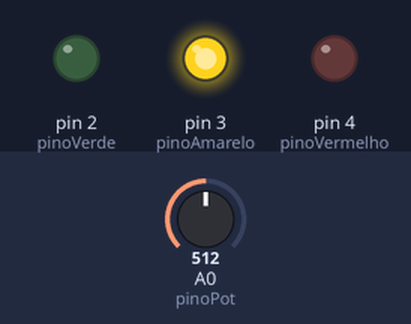
The sketch below on a simulated Arduino Uno, built with avr-gcc and run on an emulated ATmega328P. Parts: output pins drawn as LEDs (lit = HIGH). The inputs (shaded band) are chosen by the test bench; at power-on: A0 (pinoPot) = 512.

Above: at 1.2 s.
1.3 s: A0 (pinoPot) set to 524
At 2.5 s:
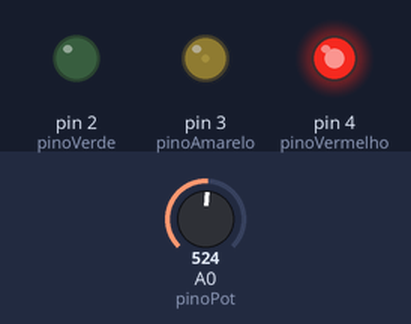
2.8 s: A0 (pinoPot) set to 511
At 3.3 s:
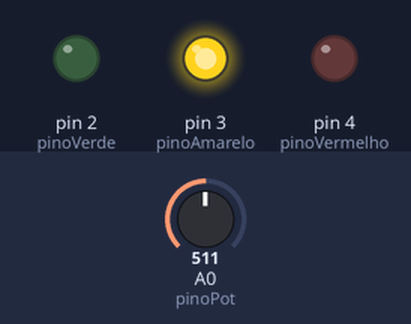
4.3 s: A0 (pinoPot) set to 560
At 4.6 s:
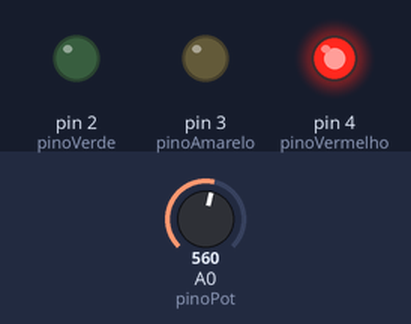
5.8 s: A0 (pinoPot) set to 542
At 6.7 s:
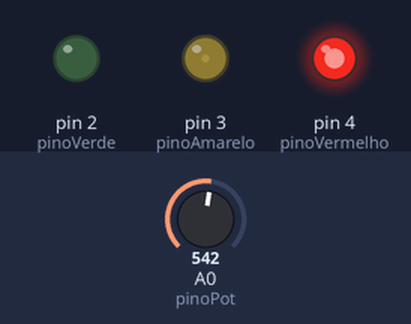
7.3 s: A0 (pinoPot) set to 246
At 7.9 s:
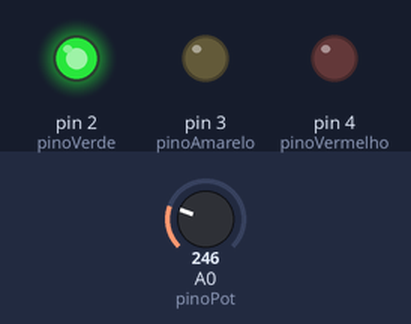
8.8 s: A0 (pinoPot) set to 270
At 9.2 s:
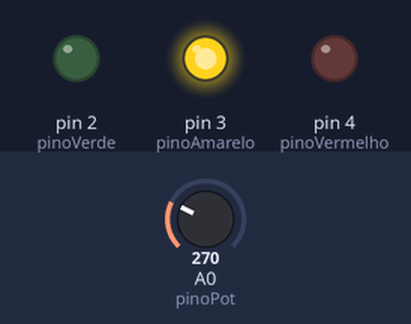
Timing chart, 0 to 11.3 s (numbered marks = the images above; inputs shaded):
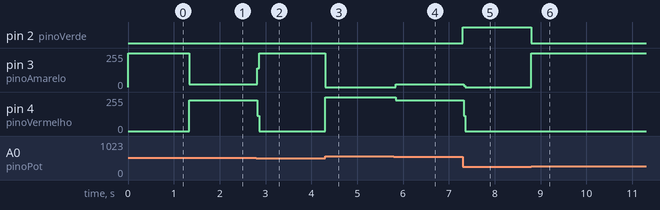

Measured:
- the behaviour switches between 512 and 513 on A0 (pinoPot) (found by bisection; images 0 and 1)
- the behaviour switches between 256 and 257 on A0 (pinoPot) (found by bisection; images 5 and 6)
- after the input at 1.3 s, pin 3 (pinoAmarelo): 255/255 → 22/255 at once; pin 4 (pinoVermelho): 0/255 → 232/255 at once
- after the input at 2.8 s, pin 3 (pinoAmarelo): 22/255 → 255/255 at once; pin 4 (pinoVermelho): 232/255 → 0/255 at once
- after the input at 4.3 s, pin 3 (pinoAmarelo): 255/255 → 0/255 at once; pin 4 (pinoVermelho): 0/255 → 255/255 at once
- after the input at 5.8 s, pin 3 (pinoAmarelo): 0/255 → 22/255 at once; pin 4 (pinoVermelho): 255/255 → 232/255 at once
- after the input at 7.3 s, pin 2 (pinoVerde): LOW → HIGH at once; pin 3 (pinoAmarelo): 22/255 → 0/255 at once; pin 4 (pinoVermelho): 232/255 → 0/255 at once
- after the input at 8.8 s, pin 2 (pinoVerde): HIGH → LOW at once; pin 3 (pinoAmarelo): 0/255 → 255/255 at once

The sketch:

3ledpotenciometro.ino.ino
```cpp
const int pinoVerde = 2;
const int pinoAmarelo = 3;
const int pinoVermelho = 4;
const int pinoPot = A0;
float valorPot = 0;


void setup() {
  pinMode(pinoVerde,OUTPUT);
  pinMode(pinoAmarelo,OUTPUT);
  pinMode(pinoVermelho,OUTPUT);
}

void loop() {
  valorPot = map(analogRead(pinoPot),0,1023,0,1023);
  if(valorPot >= 0 && valorPot <=256){
    digitalWrite(pinoVerde,HIGH);
    digitalWrite(pinoAmarelo,LOW);
    digitalWrite(pinoVermelho,LOW);
  }
  if(valorPot>256 && valorPot <=550){
    digitalWrite(pinoVerde,LOW);
    digitalWrite(pinoAmarelo,HIGH);
    digitalWrite(pinoVermelho,LOW);
  }
  if(valorPot>512 && valorPot<=1023){
    digitalWrite(pinoVerde,LOW);
    digitalWrite(pinoAmarelo,LOW);
    digitalWrite(pinoVermelho,HIGH);
  }
}
```
